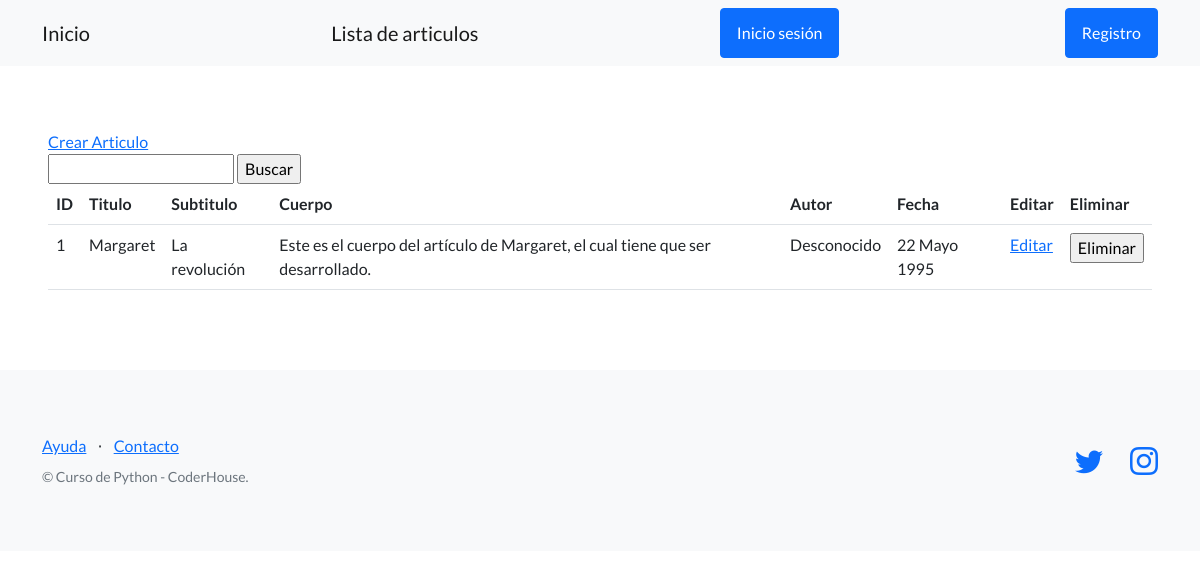
Page /info/articulos/ on the earlier database version.
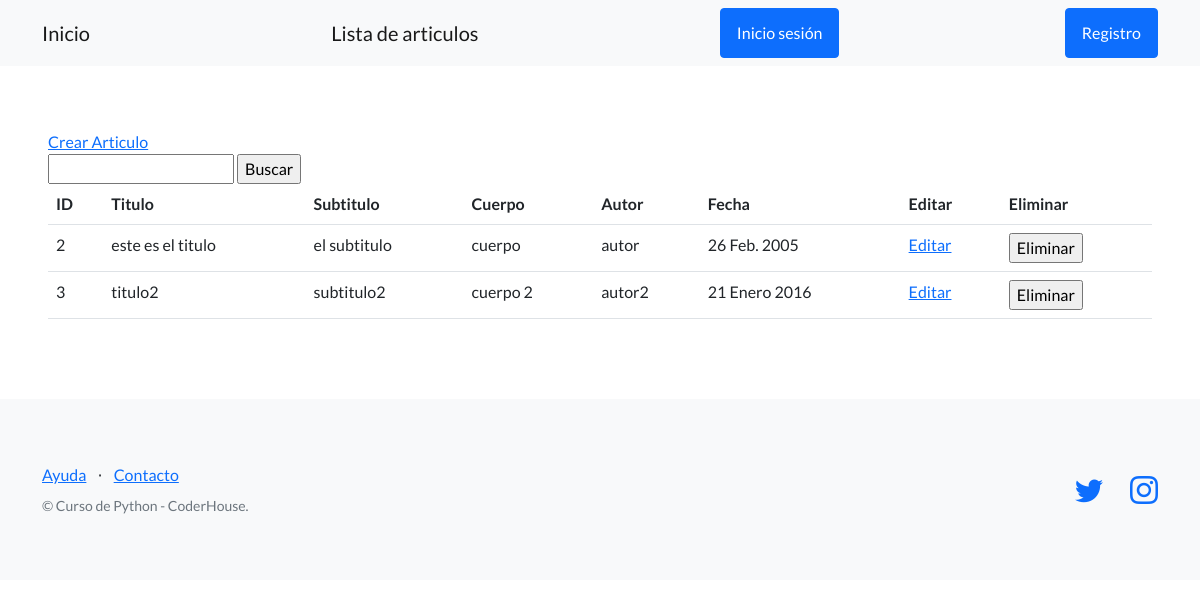
Same page on the later database version.
### articulos/models.py (models this page shows, shortened)
class Articulo(models.Model):
    titulo = models.CharField(max_length=164)
    subtitulo = models.CharField(max_length=164)
    cuerpo = models.CharField(max_length=254)
    autor = models.CharField(max_length=164)
    fecha = models.DateField()

### articulos/views.py (the view)
# urls.py: path('articulos/', listar_articulos, name="lista_articulos"),
def listar_articulos(request):
    contexto = {
        "articulos": Articulo.objects.all()
    }
    http_response = render(
        request=request,
        template_name='articulos/lista_articulos.html',
        context=contexto,
    )
    return http_response

### articulos/templates/articulos/lista_articulos.html (shortened to what this page needs)
{% extends "articulos/base.html" %}
{% block contenido %}
<section>
    <a href="{% url 'crear_articulos' %}">Crear Articulo</a>
    <form action="{% url 'buscar_articulos' %}" method="post">
        <input type="text" name="busqueda">
        <input type="submit" value="Buscar">
    </form>
    <table class="table">
        <tbody>
            <tr>
                <th>ID</th>
                <th>Titulo</th>
                <th>Subtitulo</th>
                <th>Cuerpo</th>
                <th>Autor</th>
                <th>Fecha</th>
                <th>Editar</th>
                <th>Eliminar</th>
            </tr>
            {% for articulo in articulos %}
            <tr>
                <td>{{ articulo.id }}</td>
                <td>{{ articulo.titulo }}</td>
                <td>{{ articulo.subtitulo }}</td>
                <td>{{ articulo.cuerpo }}</td>
                <td>{{ articulo.autor }}</td>
                <td>{{ articulo.fecha }}</td>
                <td>
                    <a href="{% url 'editar_articulos' articulo.id %}">Editar</a>
                </td>
                <td>
                    <form action="{% url 'eliminar_articulos' articulo.id %}" method="post">
                        <input type="submit" value="Eliminar">
                    </form>
                </td>
            </tr>
            {% endfor %}
        </tbody>
    </table>
</section>
{% endblock contenido %}

Differences in the rows shown:
removed Articulo: id "1", titulo "Margaret", subtitulo "La revolución", cuerpo "Este es el cuerpo del artículo de Margaret, el cual tiene que ser desarrollado.", autor "Desconocido", fecha "22 Mayo 1995"
added Articulo: id "2", titulo "este es el titulo", subtitulo "el subtitulo", cuerpo "cuerpo", autor "autor", fecha "26 Feb. 2005"
added Articulo: id "3", titulo "titulo2", subtitulo "subtitulo2", cuerpo "cuerpo 2", autor "autor2", fecha "21 Enero 2016"
